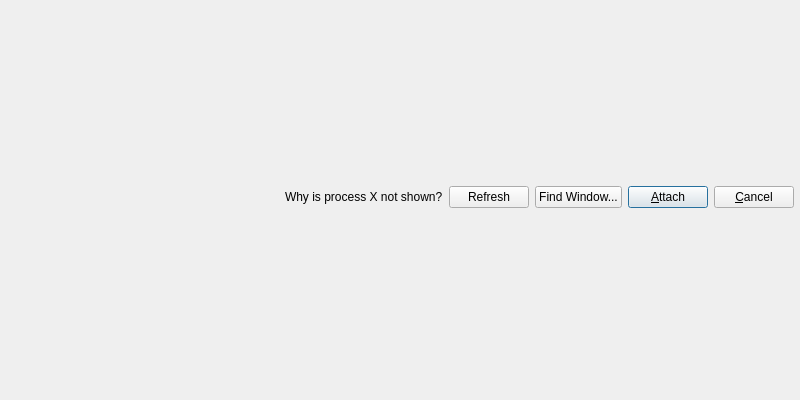
<?xml version="1.0" encoding="UTF-8"?>
<ui version="4.0">
 <class>AttachDialog</class>
 <widget class="QDialog" name="AttachDialog">
  <property name="geometry">
   <rect>
    <x>0</x>
    <y>0</y>
    <width>800</width>
    <height>400</height>
   </rect>
  </property>
  <property name="windowTitle">
   <string>Attach</string>
  </property>
  <property name="windowIcon">
   <iconset theme="attach" resource="../../resource.qrc">
    <normaloff>:/Default/icons/attach.png</normaloff>:/Default/icons/attach.png</iconset>
  </property>
  <layout class="QGridLayout" name="gridLayout">
   <property name="leftMargin">
    <number>0</number>
   </property>
   <property name="topMargin">
    <number>0</number>
   </property>
   <property name="rightMargin">
    <number>0</number>
   </property>
   <property name="bottomMargin">
    <number>6</number>
   </property>
   <item row="0" column="0">
    <layout class="QVBoxLayout" name="verticalLayout">
     <property name="spacing">
      <number>6</number>
     </property>
     <property name="sizeConstraint">
      <enum>QLayout::SetDefaultConstraint</enum>
     </property>
     <item>
      <layout class="QHBoxLayout" name="horizontalLayout">
       <property name="spacing">
        <number>6</number>
       </property>
       <property name="sizeConstraint">
        <enum>QLayout::SetDefaultConstraint</enum>
       </property>
       <property name="leftMargin">
        <number>6</number>
       </property>
       <property name="topMargin">
        <number>0</number>
       </property>
       <property name="rightMargin">
        <number>6</number>
       </property>
       <property name="bottomMargin">
        <number>0</number>
       </property>
       <item>
        <spacer name="horizontalSpacer">
         <property name="orientation">
          <enum>Qt::Horizontal</enum>
         </property>
         <property name="sizeHint" stdset="0">
          <size>
           <width>40</width>
           <height>20</height>
          </size>
         </property>
        </spacer>
       </item>
       <item>
        <widget class="QLabel" name="label">
         <property name="text">
          <string>Why is process X not shown?</string>
         </property>
         <property name="openExternalLinks">
          <bool>true</bool>
         </property>
        </widget>
       </item>
       <item>
        <widget class="QPushButton" name="btnRefresh">
         <property name="sizePolicy">
          <sizepolicy hsizetype="Preferred" vsizetype="Fixed">
           <horstretch>0</horstretch>
           <verstretch>0</verstretch>
          </sizepolicy>
         </property>
         <property name="text">
          <string>Refresh</string>
         </property>
         <property name="autoDefault">
          <bool>false</bool>
         </property>
        </widget>
       </item>
       <item>
        <widget class="QPushButton" name="btnFindWindow">
         <property name="text">
          <string>Find Window...</string>
         </property>
        </widget>
       </item>
       <item>
        <widget class="QPushButton" name="btnAttach">
         <property name="sizePolicy">
          <sizepolicy hsizetype="Preferred" vsizetype="Fixed">
           <horstretch>0</horstretch>
           <verstretch>0</verstretch>
          </sizepolicy>
         </property>
         <property name="text">
          <string>&amp;Attach</string>
         </property>
         <property name="autoDefault">
          <bool>true</bool>
         </property>
         <property name="default">
          <bool>true</bool>
         </property>
        </widget>
       </item>
       <item>
        <widget class="QPushButton" name="btnCancel">
         <property name="sizePolicy">
          <sizepolicy hsizetype="Preferred" vsizetype="Fixed">
           <horstretch>0</horstretch>
           <verstretch>0</verstretch>
          </sizepolicy>
         </property>
         <property name="text">
          <string>&amp;Cancel</string>
         </property>
         <property name="autoDefault">
          <bool>false</bool>
         </property>
        </widget>
       </item>
      </layout>
     </item>
    </layout>
   </item>
  </layout>
 </widget>
 <resources>
  <include location="../../resource.qrc"/>
 </resources>
 <connections>
  <connection>
   <sender>btnCancel</sender>
   <signal>clicked()</signal>
   <receiver>AttachDialog</receiver>
   <slot>reject()</slot>
   <hints>
    <hint type="sourcelabel">
     <x>561</x>
     <y>272</y>
    </hint>
    <hint type="destinationlabel">
     <x>551</x>
     <y>255</y>
    </hint>
   </hints>
  </connection>
 </connections>
</ui>
